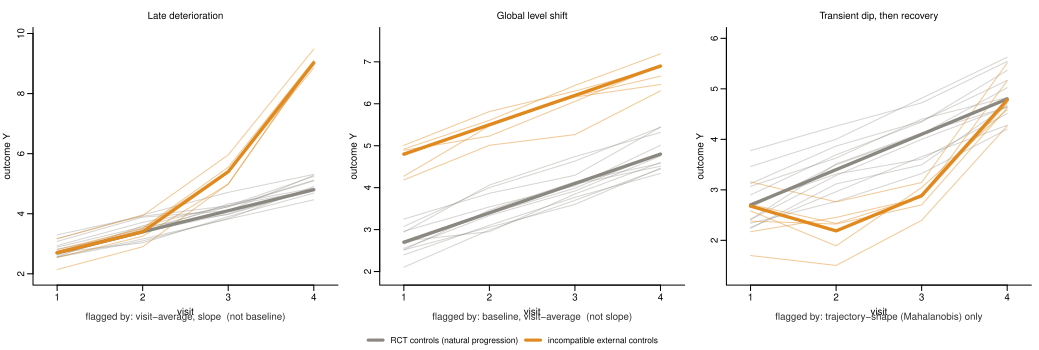

Generate this figure with R:
# fig_long.R  ->  fig_long.pdf
# Why screening must be longitudinal, and why the score must match the drift shape.
# Three incompatibility patterns; RCT controls (gray) follow a linear natural progression,
# a few external controls (amber) depart from it in different ways. Each pattern is caught
# by a DIFFERENT estimand/contrast -- motivating the estimand-aligned longitudinal score.
set.seed(7L)
gray <- "#8A8880"; amber <- "#E0891E"; ink <- "#2B2B2B"
tr <- function(c, a) adjustcolor(c, alpha.f = a)
tt <- 1:4
mc  <- function(t) 2 + 0.7 * t                       # control natural progression (linear)
gen <- function(mfun, n, sdI = 0.30, sdE = 0.18) {   # subjects = random intercept + visit noise
  t(sapply(seq_len(n), function(i) mfun(tt) + rnorm(1, 0, sdI) + rnorm(4, 0, sdE)))
}
panels <- list(
  list(mi = function(t) 2 + 0.7 * t + 1.3 * pmax(t - 2, 0)^1.7,
       ttl = "Late deterioration", note = "flagged by: visit-average, slope  (not baseline)"),
  list(mi = function(t) 2 + 0.7 * t + 2.1,
       ttl = "Global level shift", note = "flagged by: baseline, visit-average  (not slope)"),
  list(mi = function(t) 2 + 0.7 * t - 2.0 * exp(-((t - 2.5)^2) / 0.5),
       ttl = "Transient dip, then recovery", note = "flagged by: trajectory-shape (Mahalanobis) only"))

pdf("fig_long.pdf", width = 10.4, height = 3.5, pointsize = 10)
par(mfrow = c(1, 3), oma = c(2.3, 0, 0.3, 0), mar = c(3.6, 3.0, 2.2, 0.8), mgp = c(1.9, 0.6, 0))
for (p in panels) {
  Yc <- gen(mc, 12); Yi <- gen(p$mi, 6)
  yl <- range(Yc, Yi) + c(-0.2, 0.4)
  plot(NA, xlim = c(0.85, 4.15), ylim = yl, xlab = "visit", ylab = "outcome Y",
       xaxt = "n", bty = "l", main = p$ttl, font.main = 1, cex.main = 1.1)
  axis(1, at = tt)
  for (i in 1:nrow(Yc)) lines(tt, Yc[i, ], col = tr(gray, 0.35), lwd = 1)
  for (i in 1:nrow(Yi)) lines(tt, Yi[i, ], col = tr(amber, 0.45), lwd = 1)
  lines(tt, mc(tt), col = gray, lwd = 3.2)
  lines(tt, p$mi(tt), col = amber, lwd = 3.2)
  mtext(p$note, side = 1, line = 2.35, cex = 0.72, col = ink)
}
par(fig = c(0, 1, 0, 1), oma = c(0, 0, 0, 0), mar = c(0, 0, 0, 0), new = TRUE); plot.new()
legend("bottom", horiz = TRUE, bty = "n", cex = 0.9, lwd = 3,
       col = c(gray, amber), legend = c("RCT controls (natural progression)", "incompatible external controls"))
dev.off()
cat("wrote fig_long.pdf\n")
